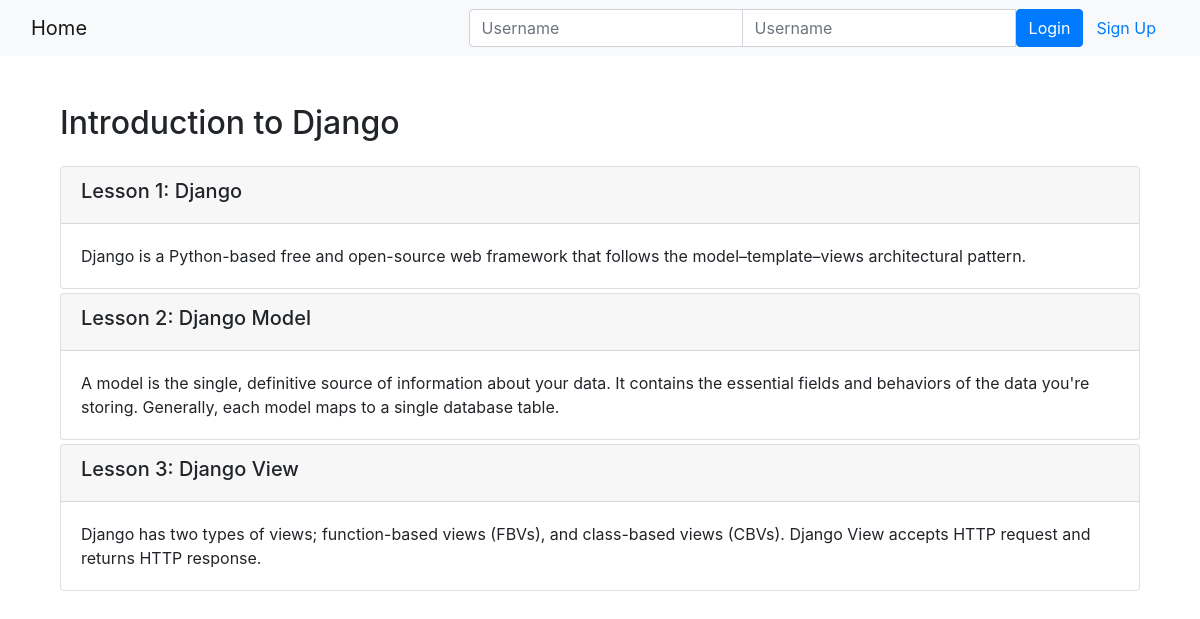
The page /onlinecourse/2/ on the database its author committed.
### onlinecourse/models.py (models this page shows, shortened)
class Course(models.Model):
    name = models.CharField(null=False, max_length=30, default='online course')
    image = models.ImageField(upload_to='course_images/')
    description = models.CharField(max_length=1000)
    pub_date = models.DateField(null=True)
    instructors = models.ManyToManyField(Instructor)
    users = models.ManyToManyField(settings.AUTH_USER_MODEL, through='Enrollment')
    total_enrollment = models.IntegerField(default=0)
    is_enrolled = False

class Lesson(models.Model):
    title = models.CharField(max_length=200, default="title")
    order = models.IntegerField(default=0)
    course = models.ForeignKey(Course, on_delete=models.CASCADE)
    content = models.TextField()

### onlinecourse/views.py (the view)
# urls.py: path('<int:pk>/', views.CourseDetailView.as_view(), name='course_details'),
class CourseDetailView(generic.DetailView):
    model = Course
    template_name = 'onlinecourse/course_detail_bootstrap.html'

### onlinecourse/templates/onlinecourse/course_detail_bootstrap.html (shortened to what this page needs)
<!DOCTYPE html>
<html lang="en">
<head>
     {% load static %}
    <link rel="stylesheet" href="https://maxcdn.bootstrapcdn.com/bootstrap/4.5.2/css/bootstrap.min.css">
</head>
<body>
    <nav class="navbar navbar-light bg-light">
        <div class="container-fluid">
            <div class="navbar-header">
                  <a class="navbar-brand" href="{% url 'onlinecourse:index' %}">Home</a>
            </div>
            <ul class="nav navbar-nav navbar-right">
                {% if user.is_authenticated %}
                <li>
                    <a class="btn btn-link" href="#">{{ user.first_name }}({{ user.username }})</a>
                    <a class="btn btn-link" href="{% url 'onlinecourse:logout' %}">Logout</a>
                </li>
                {% else %}
                <li>
                    <form class="form-inline" action="{% url 'onlinecourse:login' %}" method="post">
                        <div class="input-group">
                            <input type="text" class="form-control" placeholder="Username" name="username" >
                            <input type="password" class="form-control" placeholder="Username" name="psw" >
                            <button class="btn btn-primary" type="submit">Login</button>
                            <a class="btn btn-link" href="{% url 'onlinecourse:registration' %}">Sign Up</a>
                        </div>
                    </form>
                </li>
                {% endif %}
            </ul>
        </div>
    </nav>
    <div class="container mt-5 mb-5">
        <div class="container-fluid">
                <h2>{{ course.name }}</h2>
                <div class="card-columns-vertical mt-4 mb-3">
                    {% for lesson in course.lesson_set.all %}
                        <div class="card mt-1">
                            <div class="card-header"><h5>Lesson {{lesson.order|add:1}}: {{lesson.title}}</h5></div>
                            <div class="card-body">{{lesson.content}}</div>
                        </div>
                    {% endfor %}
                </div>
        </div>
    </div>
</body>
</html>

### rows shown on the page
Course: name "Introduction to Django"
Lesson: order|add "1", title "Django", content "Django is a Python-based free and open-source web framework that follows the model–template–views architectural pattern."
Lesson: order|add "2", title "Django Model", content "A model is the single, definitive source of information about your data. It contains the essential fields and behaviors of the data you're storing. Generally, each model maps to a single database table."
Lesson: order|add "3", title "Django View", content "Django has two types of views; function-based views (FBVs), and class-based views (CBVs). Django View accepts HTTP request and returns HTTP response."
